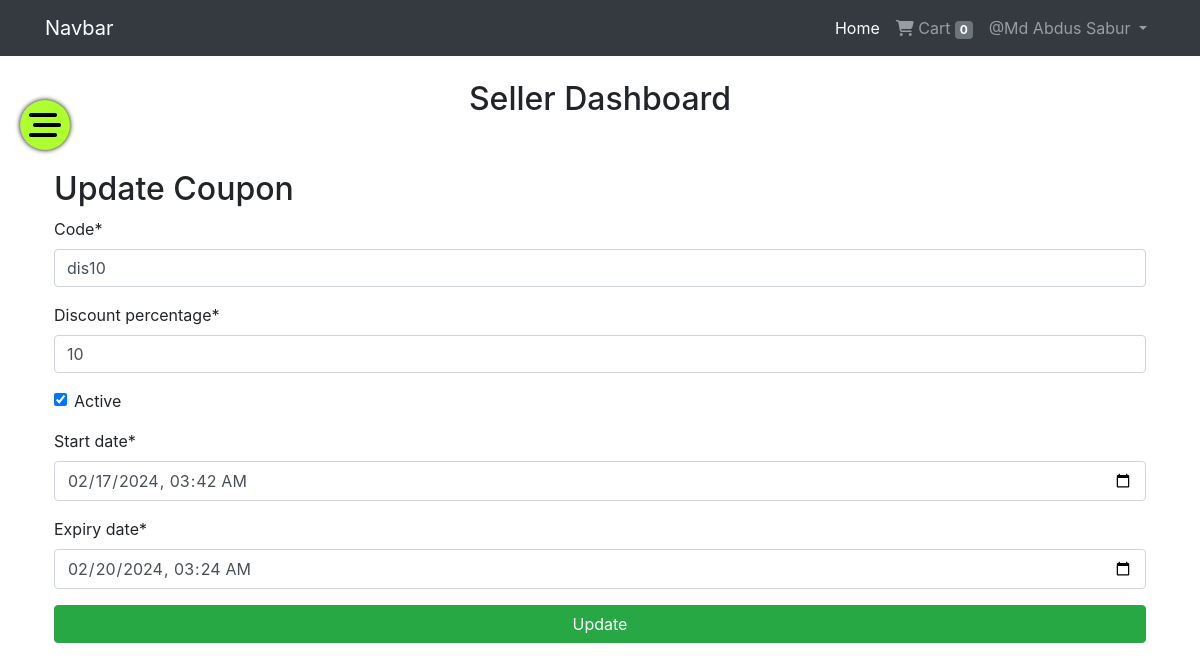
Screenshot of /seller/update-coupon/9/ (signed in) with the database file from the repository.
### App_Auth/models.py (models this page shows, shortened)
class User(AbstractBaseUser, PermissionsMixin):
    email = models.EmailField(max_length=255, unique=True, null=False)
    role = models.CharField(max_length=10, default='user')
    is_staff = models.BooleanField(
        gettext_lazy('staff status'),
        default=False,
        help_text=gettext_lazy('Designates whether the user can log into this admin site.'),
    )
    is_active = models.BooleanField(
        gettext_lazy('active'),
        default=True,
        help_text=gettext_lazy('Designates whether this user should be treated as active. Unselect this instead of deleting accounts.'),
    )
    USERNAME_FIELD = 'email'
    objects = MyUserManager()

class Profile(models.Model):
    user = models.OneToOneField(User, on_delete=models.CASCADE, related_name='profile')
    username = models.CharField(max_length=264, blank=True)
    full_name = models.CharField(max_length=264, blank=True)
    address_1 = models.TextField(max_length=300, blank=True)
    city = models.CharField(max_length=40, blank=True)
    zipcode = models.CharField(max_length=10, blank=True)
    counrty = models.CharField(max_length=50, blank=True)
    phone = models.CharField(max_length=20, blank=True)
    date_joined = models.DateTimeField(auto_now_add = True)
    def is_fully_filled(self):
        fields_names = [f.name for f in self._meta.get_fields()]
        for field_name in fields_names:
            value = getattr(self, field_name)
            if value is None or value == '':
                return False
        return True

### App_Seller/models.py (models this page shows, shortened)
class Coupon(models.Model):
    seller = models.ForeignKey(User, on_delete=models.CASCADE, related_name='coupon')
    code = models.CharField(max_length=100)
    discount = models.IntegerField()
    active = models.BooleanField(default=True)
    start_date = models.DateTimeField(default=datetime.datetime.now())
    expiry_date = models.DateTimeField()

### App_Seller/views.py (the view, shortened to what this page needs)
# urls.py: path('update-coupon/<pk>/', update_coupon , name="update_coupon"),
@login_required
def update_coupon(request, pk):
    if (request.user.role!='seller'):
        messages.warning(request, "Only seller can access this page.")
        return HttpResponseRedirect(reverse('App_Shop:home'))
    if not request.user.profile.is_fully_filled():
        messages.warning(request,"Complete profile details first!")
        first = reverse("App_Auth:change_profile")
        next = reverse("App_Seller:seller_dashboard")
        return redirect("{}?next={}".format(first, next))
    seller_exists = SellerProfile.objects.filter(user=request.user)
    if not seller_exists:
        messages.warning(request,"Complete seller details first!")
        first = reverse("App_Seller:fill_seller_info")
        next = reverse("App_Seller:seller_dashboard")
        return redirect("{}?next={}".format(first, next))
    edit = True
    coupon = Coupon.objects.filter(seller=request.user, pk=pk)
    if not coupon.exists():
        messages.warning(request,"Access denied")
        return redirect("App_Seller:coupons")
    coupon = list(coupon)[0]
    form = Create_Coupon_From(instance=coupon)
    return render(request, 'App_Seller/create_coupon.html', context={"form": form, "edit": edit})

### App_Seller/forms.py
class Create_Coupon_From(ModelForm):
    class Meta:
        model = Coupon
        exclude = ('seller',)
        labels = {
            'discount': 'Discount percentage',
        }
        widgets = {
            'discount': forms.TextInput(attrs={'placeholder': '10'}),
            'start_date': forms.TextInput(attrs={'type': 'datetime-local'}),
            'expiry_date': forms.TextInput(attrs={'type': 'datetime-local'}),
        }

### App_Order/templatetags/cart_tag.py (called while the page is built)
@register.filter
def cart_total(user):
    order = Order.objects.filter(user=user, ordered = False)
    if order.exists():
        return order[0].orderItems.count()
    else:
        return 0

### templates/App_Seller/create_coupon.html (shortened to what this page needs)
{% extends "App_Seller/dashboard.html" %}
{%load crispy_forms_tags%}
{% block dash_block %}
<div class="form">
    {%if edit%}
    <h2>Update Coupon</h2>
    {%else%}
    <h2>Create Coupon</h2>
    {%endif%}
    <form method="POST">
        {{form|crispy}}
        <button class="btn btn-success w-100" type="submit">
            {%if edit%}
            Update
            {%else%}
            Create
            {%endif%}
        </button>
    </form>
</div>
{%endblock%}

### templates/base.html (shortened to what this page needs)
{% load cart_tag %}
{% load static %}
<!DOCTYPE html>
<html lang="en">
  <head>
    <link
      rel="stylesheet"
      href="https://cdn.jsdelivr.net/npm/bootstrap@4.0.0/dist/css/bootstrap.min.css"
    />
    <link
      rel="stylesheet"
      href="https://cdnjs.cloudflare.com/ajax/libs/font-awesome/6.5.1/css/all.min.css"
    />
    <link rel="stylesheet" href="{% static 'css/main.css' %}" />
  </head>
  <body>
    <nav class="navbar navbar-expand-lg navbar-dark bg-dark">
      <div class="container">
        <a class="navbar-brand" href="{% url 'App_Shop:home' %}">Navbar</a>
        <div class="collapse navbar-collapse" id="navbarNav">
          <ul class="navbar-nav ml-auto">
            {% if user.is_authenticated %}
            <li class="nav-item active">
              <a class="nav-link" href="{%url 'App_Shop:home'%}"
                >Home <span class="sr-only">(current)</span></a
              >
            </li>
            <li class="nav-item">
              <a class="nav-link" href="{%url 'App_Order:cart'%}">
                <i class="fa fa-shopping-cart"></i>
                Cart
                <span class="badge badge-secondary">{{request.user | cart_total}}</span>
                </a>
            </li>
            <li class="nav-item dropdown">
              <a
                class="nav-link dropdown-toggle"
                href="#"
                id="navbarDropdownMenuLink"
                data-toggle="dropdown"
                aria-haspopup="true"
                aria-expanded="false"
              >
              {%if user.profile.full_name%}
                @{{user.profile.full_name}}
              {%else%}
              @Profile
              {%endif%}
              </a>
            </li>
            {%endif%}
          </ul>
        </div>
      </div>
    </nav>
    {%if user.role == 'seller'%}
    <button type="button" class="toggle-seller"><i class="fa-solid fa-bars-staggered fa-2x"></i></button>
    {%endif%}
    <div class="container p-4">
      {% block body_block%} {% endblock %}
    </div>
  </body>
</html>

### static/css/main.css (style rules this page uses)
* { margin: 0; padding: 0; box-sizing: border-box; }
.form { width: 100%; }
.toggle-seller { position: absolute; top: 100px; left: 20px; z-index: 3; width: 50px; height: 50px; border-radius: 100%; background-color: greenyellow; border: none; outline: none; box-shadow: 0 0 5px black; cursor: pointer; display: flex; justify-content: center; align-items: center; padding: 10px; transition: 0.3s; }

### rows the page displays
User: user|cart_total "0", profile.full_name "Md Abdus Sabur"
Coupon: code "dis10", discount "10", active "☑", start_date "02/17/2024 03:42", expiry_date "02/20/2024 03:24"
